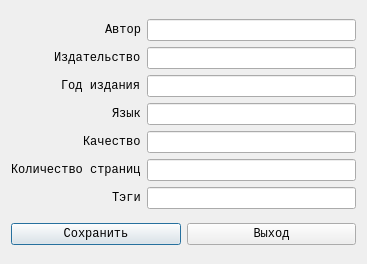
<?xml version="1.0" encoding="UTF-8"?>
<ui version="4.0">
 <class>Dialog</class>
 <widget class="QDialog" name="Dialog">
  <property name="geometry">
   <rect>
    <x>0</x>
    <y>0</y>
    <width>367</width>
    <height>264</height>
   </rect>
  </property>
  <property name="windowTitle">
   <string>catalogue::add_meta()</string>
  </property>
  <layout class="QVBoxLayout" name="verticalLayout_3">
   <item>
    <layout class="QHBoxLayout" name="horizontalLayout_3">
     <item>
      <layout class="QVBoxLayout" name="verticalLayout_2">
       <item alignment="Qt::AlignRight">
        <widget class="QLabel" name="label">
         <property name="font">
          <font>
           <family>Monospace</family>
          </font>
         </property>
         <property name="text">
          <string>Автор</string>
         </property>
        </widget>
       </item>
       <item alignment="Qt::AlignRight">
        <widget class="QLabel" name="label_2">
         <property name="font">
          <font>
           <family>Monospace</family>
          </font>
         </property>
         <property name="text">
          <string>Издательство</string>
         </property>
        </widget>
       </item>
       <item alignment="Qt::AlignRight">
        <widget class="QLabel" name="label_3">
         <property name="font">
          <font>
           <family>Monospace</family>
          </font>
         </property>
         <property name="text">
          <string>Год издания</string>
         </property>
        </widget>
       </item>
       <item alignment="Qt::AlignRight">
        <widget class="QLabel" name="label_4">
         <property name="font">
          <font>
           <family>Monospace</family>
          </font>
         </property>
         <property name="text">
          <string>Язык</string>
         </property>
        </widget>
       </item>
       <item alignment="Qt::AlignRight">
        <widget class="QLabel" name="label_5">
         <property name="font">
          <font>
           <family>Monospace</family>
          </font>
         </property>
         <property name="text">
          <string>Качество</string>
         </property>
        </widget>
       </item>
       <item alignment="Qt::AlignRight">
        <widget class="QLabel" name="label_6">
         <property name="font">
          <font>
           <family>Monospace</family>
          </font>
         </property>
         <property name="text">
          <string>Количество страниц</string>
         </property>
        </widget>
       </item>
       <item alignment="Qt::AlignRight">
        <widget class="QLabel" name="label_7">
         <property name="font">
          <font>
           <family>Monospace</family>
          </font>
         </property>
         <property name="text">
          <string>Тэги</string>
         </property>
        </widget>
       </item>
      </layout>
     </item>
     <item>
      <layout class="QVBoxLayout" name="verticalLayout">
       <item>
        <widget class="QLineEdit" name="lineEdit"/>
       </item>
       <item>
        <widget class="QLineEdit" name="lineEdit_2"/>
       </item>
       <item>
        <widget class="QLineEdit" name="lineEdit_3"/>
       </item>
       <item>
        <widget class="QLineEdit" name="lineEdit_5"/>
       </item>
       <item>
        <widget class="QLineEdit" name="lineEdit_6"/>
       </item>
       <item>
        <widget class="QLineEdit" name="lineEdit_4"/>
       </item>
       <item>
        <widget class="QLineEdit" name="lineEdit_7"/>
       </item>
      </layout>
     </item>
    </layout>
   </item>
   <item>
    <layout class="QHBoxLayout" name="horizontalLayout">
     <item>
      <widget class="QPushButton" name="pushButton">
       <property name="font">
        <font>
         <family>Monospace</family>
        </font>
       </property>
       <property name="text">
        <string>Сохранить</string>
       </property>
      </widget>
     </item>
     <item>
      <widget class="QPushButton" name="pushButton_2">
       <property name="font">
        <font>
         <family>Monospace</family>
        </font>
       </property>
       <property name="text">
        <string>Выход</string>
       </property>
      </widget>
     </item>
    </layout>
   </item>
  </layout>
 </widget>
 <resources/>
 <connections>
  <connection>
   <sender>pushButton_2</sender>
   <signal>clicked()</signal>
   <receiver>Dialog</receiver>
   <slot>close()</slot>
   <hints>
    <hint type="sourcelabel">
     <x>299</x>
     <y>271</y>
    </hint>
    <hint type="destinationlabel">
     <x>299</x>
     <y>149</y>
    </hint>
   </hints>
  </connection>
 </connections>
</ui>
